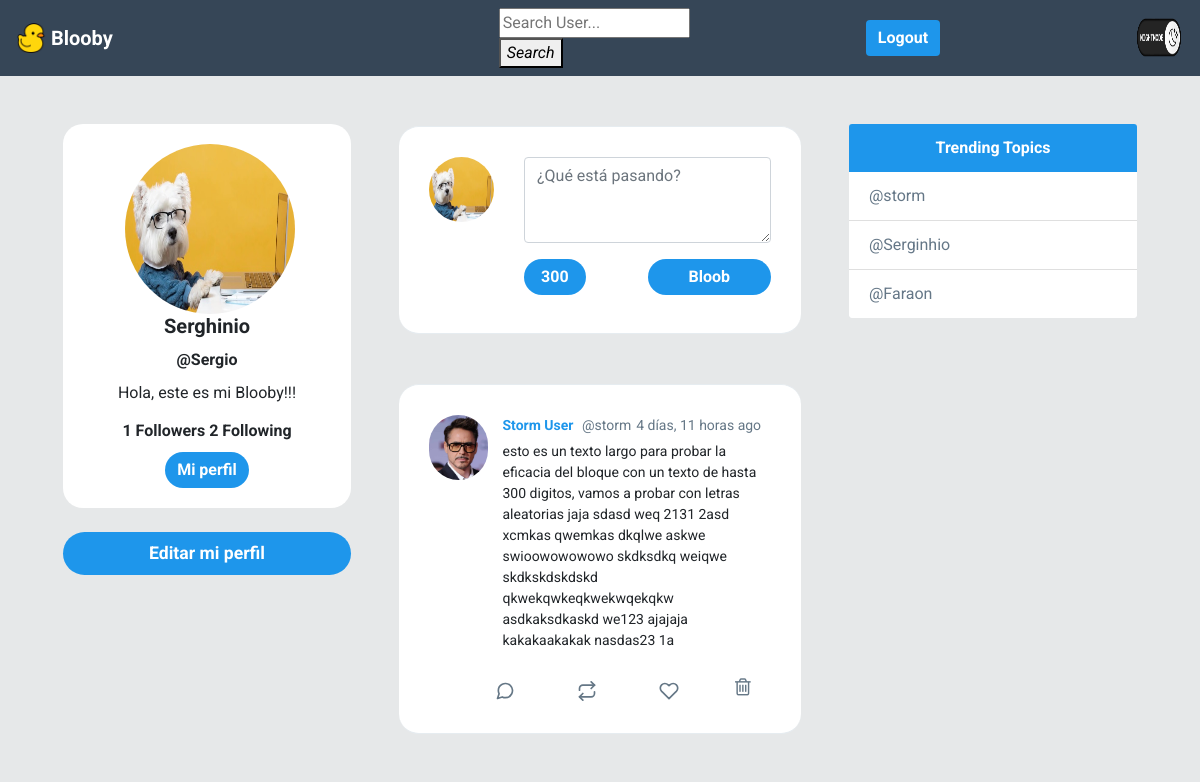
The app's page / (signed in, upper part), older data.
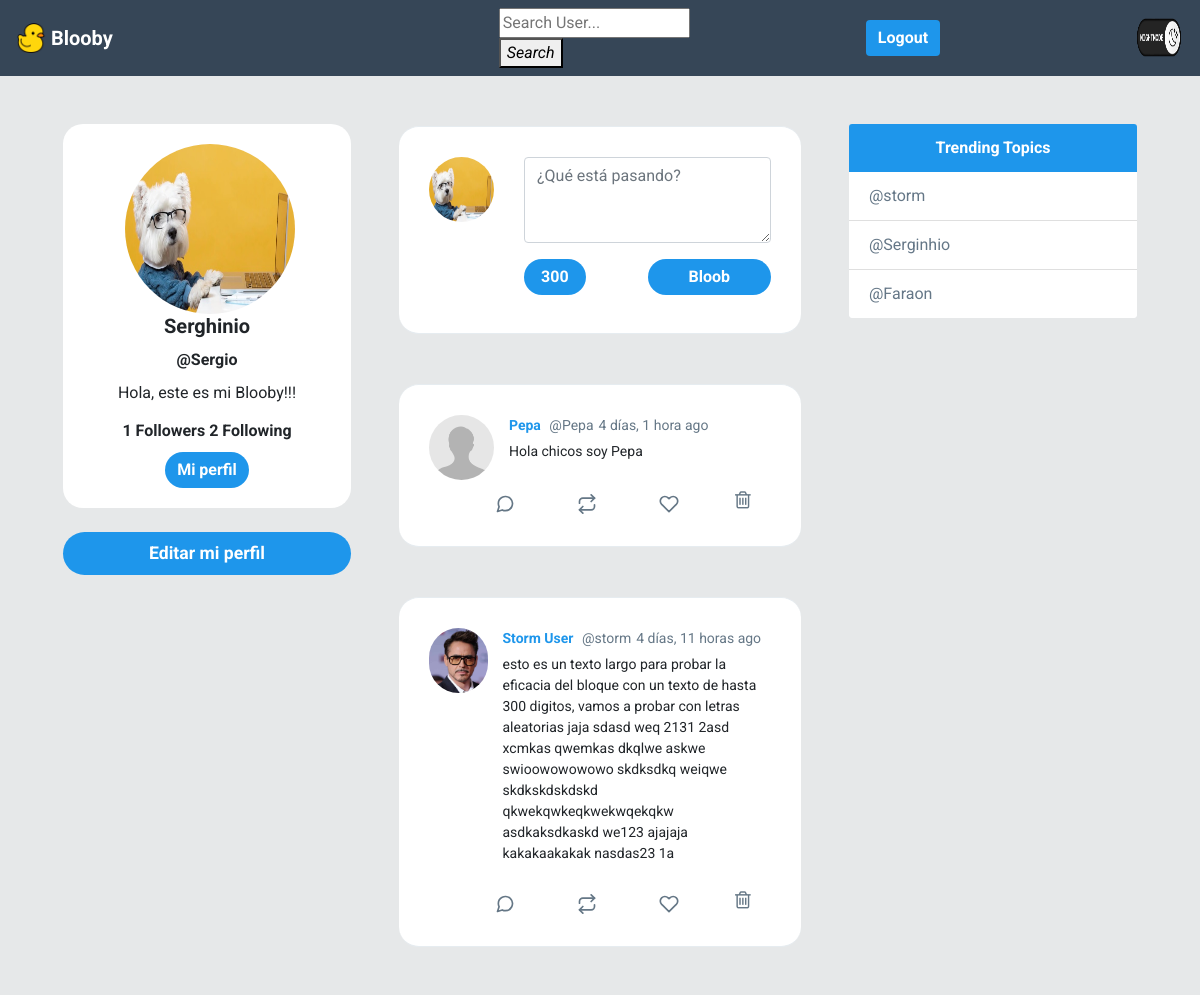
The same page, newer data.
### Blooby/models.py (models this page shows, shortened)
class Post(models.Model):
	timestamp = models.DateTimeField(default=timezone.now)
	content = models.TextField(max_length=300)
	user = models.ForeignKey(User, on_delete=models.CASCADE, related_name='posts')
	liked = models.ManyToManyField(User, default=None, blank=True)
	class Meta:
		ordering = ['-timestamp']

class Profile(models.Model):
	user = models.OneToOneField(User, on_delete=models.CASCADE)
	bio = models.CharField(default='Hola, este es mi Blooby!!!', max_length=100)
	image = models.ImageField(default='default.png')
	def following(self):
		user_ids = Relationship.objects.filter(from_user=self.user)\
									.values_list('to_user_id', flat=True)
		return User.objects.filter(id__in=user_ids)
	def followers(self):
		user_ids = Relationship.objects.filter(to_user=self.user)\
									.values_list('from_user_id', flat=True)
		return User.objects.filter(id__in=user_ids)

### Blooby/views.py (the view)
# urls.py: path('', home, name='home'),
@login_required
def home(request):
	posts = Post.objects.all()
	if request.method == 'POST':
		form = PostForm(request.POST)
		if form.is_valid():
			post = form.save(commit=False)
			post.user = request.user
			post.save()
			return redirect('home')
	else:
		form = PostForm()
	context = {'posts':posts, 'form' : form }
	return render(request, 'Blooby/feed.html', context)

### Blooby/forms.py
class PostForm(forms.ModelForm):
	content = forms.CharField(widget=forms.Textarea(attrs={'class':'form-control w-100',
								'id':'contentsBox', 'rows':'3',
								'placeholder':'¿Qué está pasando?'}))
	class Meta:
		model = Post
		fields = ['content']

### Blooby/templates/Blooby/feed.html (shortened to what the changed rows need)
{% extends 'Blooby/_base.html' %}
{% load static %}
{% load humanize %}
{% block content %}
    <div id="main" class="container-fluid d-flex">
        <div class="content">
            {% for post in posts %}
            <div id="tweetCards">
                <div class="tweet-wrap" style="border-radius:20px">
                    <div class="tweet-header">
                        <img src="{{ post.user.profile.image.url }}"
                            alt="" class="avator">
                        <div class="tweet-header-info">
                            <a href="{% url 'profile' post.user %}">
                            {{ post.user.first_name }}
                            </a>
                            <span>@{{ post.user }}</span><span>{{ post.timestamp|naturaltime }}
                            </span>
                            <p>{{ post.content }}</p>
                        </div>
                    </div>
                    <div class="tweet-info-counts">
                        <div class="comments">
                            <button style="background: none; border: none;">
                            </button>
                        </div>
                        <div class="retweets">
                            <button style="background: none; border:none;">
                        </button>
                        </div>
                        <div class="likes">
                            <button style="background: none; border:none;">
                            </button>
                        </div>
                        {% if request.user == post.user or user.is_staff %}
                        <div class="trash">
                            <a href="{% url 'delete' post.id %}">
                                <i class="fa fa-trash-o" style="color:#657786; font-size: 20px" aria-hidden="true"></i>
                            </a>
                        </div>
                        {% endif %}
                    </div>
                </div>
            </div>
            {% endfor %}
        </div>
    </div>
{% endblock content %}

Row changes from the older to the newer data that the page shows:
added Post: user.profile.image (placeholder picture), user.first_name "Pepa", user "Pepa", timestamp "4 días, 1 hora ago", content "Hola chicos soy Pepa"
